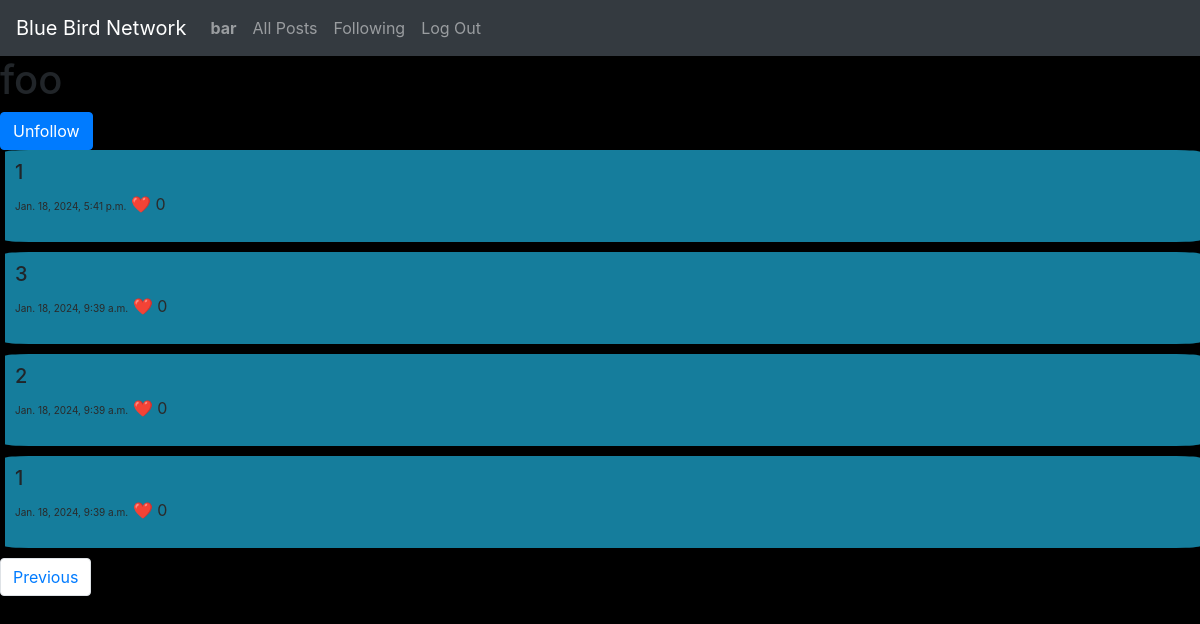
/smprofilefollowing/foo/?page=2 (signed in), run on the app's committed database.
### network/models.py (models this page shows, shortened)
class User(AbstractUser):
    pass

class Tweet(models.Model):
    user = models.ForeignKey(User, on_delete=models.CASCADE, related_name= "user1")
    title = models.CharField(max_length=64)
    content = models.TextField()
    timestamp = models.DateTimeField(auto_now_add=True)
    likes = models.IntegerField(default = 0)

### network/views.py (the view)
# urls.py: path("smprofilefollowing/<str:username>/", views.smprofilefollowing, name = "smprofilefollowing"),
def smprofilefollowing(request, username):
    pageNumber = int(request.GET.get('page', 1))
    nextPageUrl = '?page=' + str(pageNumber + 1)
    lastPageUrl = '?page=' + str(pageNumber - 1) if pageNumber > 1 else ""
    displacementAmount = (pageNumber - 1) * 10
    user_logged_in = request.user
    user2unfollow = User.objects.get(username=username)
    followstatus, created = FS.objects.get_or_create(follower=user_logged_in, following=user2unfollow)
    selected_users_old_posts = Tweet.objects.filter(user__username=username).order_by("-timestamp")[displacementAmount:displacementAmount+10]
    morePosts = Tweet.objects.filter(user__username=username).order_by("-timestamp")[displacementAmount+10:displacementAmount+20].exists()
    return render(request, "network/smprofilefollowing.html", {"selected_users_old_posts": selected_users_old_posts, "username": username, 'nextPageUrl': nextPageUrl , 'lastPageUrl': lastPageUrl, "more_posts":morePosts})

### network/templates/network/smprofilefollowing.html (shortened to what this page needs)
{% extends "network/layout.html" %}
{% block body %}
    <h1>{{ username }} {{ followstatus }}</h1>
    {% if username != request.user.username and user.is_authenticated %}
        <a type="button" href="{% url 'smprofile' username=username %}" class="btn btn-primary" followstatus = "{{ followstatus }}" id ="follow_button" >Unfollow</a>
    {% endif %}
    {% for post in selected_users_old_posts %}
        <div id = "old_posts">
            <h5>{{ post.title }}</h5>
            <p style=" color:rgb(43, 42, 42);"><span style = "font-size: x-small;">{{ post.timestamp }}</span> ❤️ <span>{{ post.likes }}</span></p>
        </div>
    {% endfor %}
            <nav aria-label="Page navigation example">
                <ul class="pagination">
                    {% if lastPageUrl %}
                    <li class="page-item"><a class="page-link" href="{{ lastPageUrl}}">Previous</a></li>
                    {% endif %}
                </ul>
            </nav>
{% endblock %}

### network/templates/network/layout.html (shortened to what this page needs)
{% load static %}
<!DOCTYPE html>
<html lang="en">
    <head>
        <link rel="stylesheet" href="https://stackpath.bootstrapcdn.com/bootstrap/4.4.1/css/bootstrap.min.css">
        <link href="{% static 'network/styles.css' %}" rel="stylesheet">
    </head>
    <body>
        <nav class="navbar navbar-expand-lg navbar-dark bg-dark">
            <a class="navbar-brand" href="{% url 'index' %}">Blue Bird Network</a>
            <div>
              <ul class="navbar-nav mr-auto">
                {% if user.is_authenticated %}
                    <li class="nav-item">
                        <a class="nav-link" href="{% url 'smprofile' username=user.username %}"><strong>{{ user.username }}</strong></a>
                    </li>
                {% endif %}
                <li class="nav-item">
                  <a class="nav-link" href="{% url 'index' %}">All Posts</a>
                </li>
                {% if user.is_authenticated %}
                    <li class="nav-item">
                        <a class="nav-link" href="{% url 'followingpage' %}">Following</a>
                    </li>
                    <li class="nav-item">
                        <a class="nav-link" href="{% url 'logout' %}">Log Out</a>
                    </li>
                {% endif %}
              </ul>
            </div>
          </nav>
        <div class="body">
            {% block body %}
            {% endblock %}
        </div>
    </body>
</html>

### network/static/network/styles.css (style rules this page uses)
#old_posts { background-color: #157d9c; padding: 10px; margin-bottom: 10px; animation-name: hide; animation-duration: 2s; animation-fill-mode: forwards; animation-play-state: paused; border-radius: 2%; margin-left: 5px; }
body { background-color: black; }

### data on the page
User: username "bar"
User: username "foo"
Tweet: title "1", timestamp "Jan. 18, 2024, 5:41 p.m.", likes "0"
Tweet: title "3", timestamp "Jan. 18, 2024, 9:39 a.m.", likes "0"
Tweet: title "2", timestamp "Jan. 18, 2024, 9:39 a.m.", likes "0"
Tweet: title "1", timestamp "Jan. 18, 2024, 9:39 a.m.", likes "0"
